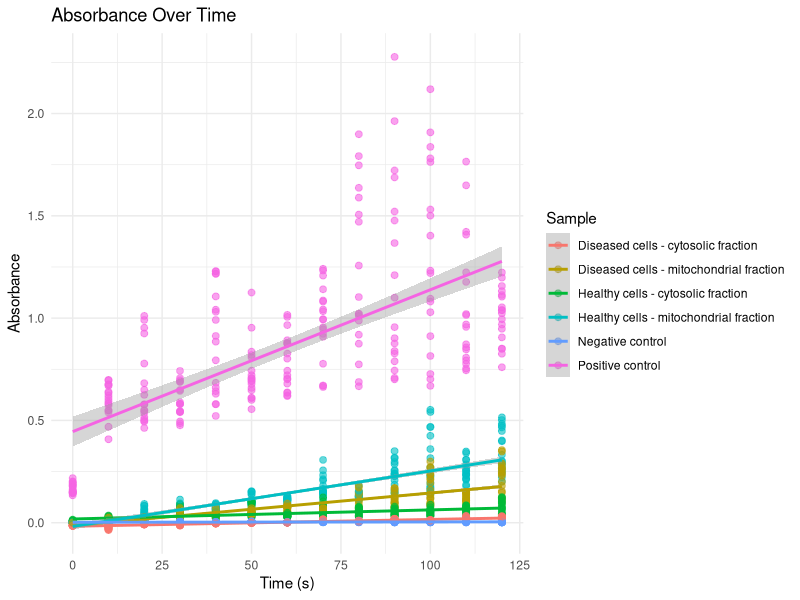

This figure's R source: (Note: this script raises an error after producing the figure.)
## ---- chunk 1
knitr::opts_chunk$set(echo = TRUE, message = FALSE, warning = FALSE)
## ---- chunk 2
library(tidyverse)  # Loads ggplot2, dplyr, tidyr, and more
## ---- chunk 3
data <- read_csv("frac_data.csv")
head(data)
## ---- chunk 4
data_long <- data %>%
  pivot_longer(cols = c(`0`:`120`), names_to = "time", values_to = "absorbance") %>%
  mutate(time = as.numeric(time))

ggplot(data_long, aes(x = time, y = absorbance, colour = Sample)) +
  geom_point(alpha = 0.6, size = 2) +
  geom_smooth(method ='lm') +
  labs(title = "Absorbance Over Time",
       x = "Time (s)",
       y = "Absorbance") +
  theme_minimal()
## ---- chunk 5
data <- data %>%
  mutate(Specific_Activity = `Amount TNB/min (nM)` / `Protein (mg/mL) - from Bradford assay`)
## ---- chunk 6
ggplot(data, aes(x = Sample, y = Specific_Activity, color = Sample)) +
  geom_boxplot() +
  labs(title = "Citrate Synthase Activity by Sample (Class Data)",
       x = 'Sample',
       y = "Specific Activity (nmol/min/mg)") +
  theme_minimal() +
  theme(axis.text.x = element_blank(),
        axis.ticks.x = element_blank())
## ---- chunk 7
ggplot(data, aes(x = Sample, y = Specific_Activity, color = Sample)) +
  geom_boxplot() +
  labs(title = "Citrate Synthase Activity by Sample (Faceted by GROUP)",
       x = "Sample",
       y = "Specific Activity (nmol/min/mg)") +
  theme_minimal() +
  theme(axis.text.x = element_blank(),
        axis.ticks.x = element_blank()) +
  facet_wrap(~ GROUP)
## ---- chunk 8
ggplot(data, aes(x = GROUP, y = Specific_Activity)) +
  geom_boxplot() +
  labs(title = "Citrate Synthase Activity by Sample (Faceted by SAMPLE)",
       x = "Sample",
       y = "Specific Activity (nmol/min/mg)") +
  theme_minimal() +
  theme(axis.text.x = element_blank(),
        axis.ticks.x = element_blank()) +
  facet_wrap(~ Sample)
## ---- chunk 9
data %>%
  group_by(Sample) %>%
  summarise(mean = mean(Specific_Activity), sd = sd(Specific_Activity))
